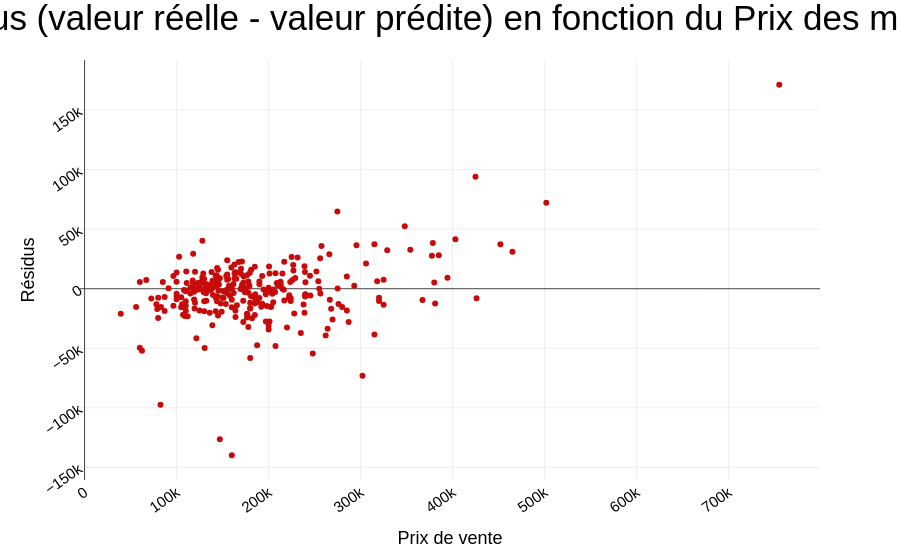

This figure's notebook cell:
### Markdown cell above
#### Résidus en fonction du Prix de vente

### Code cell
scat_res_price(
    df_test_stack,
    "residus",
    "SalePrice",
)

### Figure 1 — Plotly figure (JSON) as saved in the notebook; plotly's stock layout.template omitted (floating-point values rounded to 4 significant figures; data arrays with more than 128 entries replaced by an {"elided": "..."} marker saying what was removed)
{"data": [{"hovertemplate": "SalePrice=%{x}<br>residus=%{y}<extra></extra>", "legendgroup": "", "marker": {"color": "rgb(200, 10, 10)", "symbol": "circle"}, "mode": "markers", "name": "", "orientation": "v", "showlegend": false, "type": "scatter", "x": {"elided": "293 int values"}, "xaxis": "x", "y": {"elided": "293 float values"}, "yaxis": "y"}], "layout": {"legend": {"tracegroupgap": 0}, "margin": {"t": 60}, "title": {"text": "Résidus (valeur réelle - valeur prédite) en fonction du Prix des maisons"}, "xaxis": {"anchor": "y", "domain": [0, 1], "title": {"text": "Prix de vente"}}, "yaxis": {"anchor": "x", "domain": [0, 1], "title": {"text": "Résidus"}}}}
